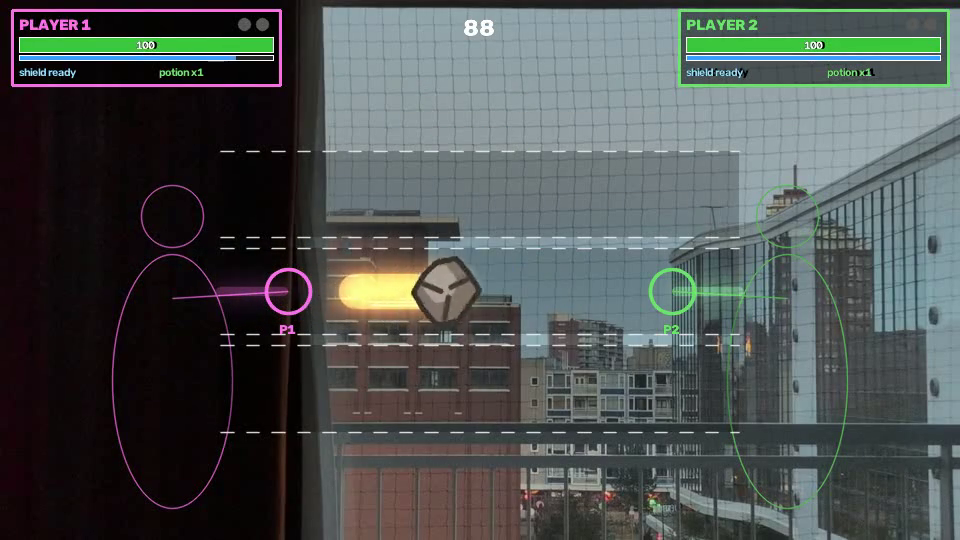
#> input picture frame 187 of game/simulated_game.mp4, 960 x 540 px, given in place of the camera
$ python camera_check.py
#> lines starting #> are read from the running program, lines starting #| are printed output that depends on the picture
"""How many pictures per second does the webcam really give? Tries a few modes for ~3 s each.
Nothing is shown or saved: it only counts frames.

    python camera_check.py              # camera 0
    python camera_check.py --camera 1

Many laptop webcams give only ~10 FPS at 1280x720 in the default (uncompressed YUYV) mode, and lower the frame rate
in a dim room to expose longer. MJPG (compressed) usually keeps 30 FPS. The fastest mode is the one to use in the game.
"""
import argparse
import time

import cv2

MODES = [("default", None, None), ("YUYV 640x480", "YUYV", (640, 480)), ("MJPG 640x480", "MJPG", (640, 480)),
         ("MJPG 1280x720", "MJPG", (1280, 720))]


def measure(index, fourcc, size, seconds=3.0):
#> called with index = 0, seconds = 3
    cap = cv2.VideoCapture(index, cv2.CAP_V4L2)
    if fourcc:
        cap.set(cv2.CAP_PROP_FOURCC, cv2.VideoWriter_fourcc(*fourcc))
    if size:
        cap.set(cv2.CAP_PROP_FRAME_WIDTH, size[0])
        cap.set(cv2.CAP_PROP_FRAME_HEIGHT, size[1])
    cap.set(cv2.CAP_PROP_FPS, 30)
    if not cap.isOpened() or not cap.read()[0]:
        cap.release()
        return None
    for _ in range(5):                                   # let auto exposure settle
        cap.read()
#> this loop made 5 passes
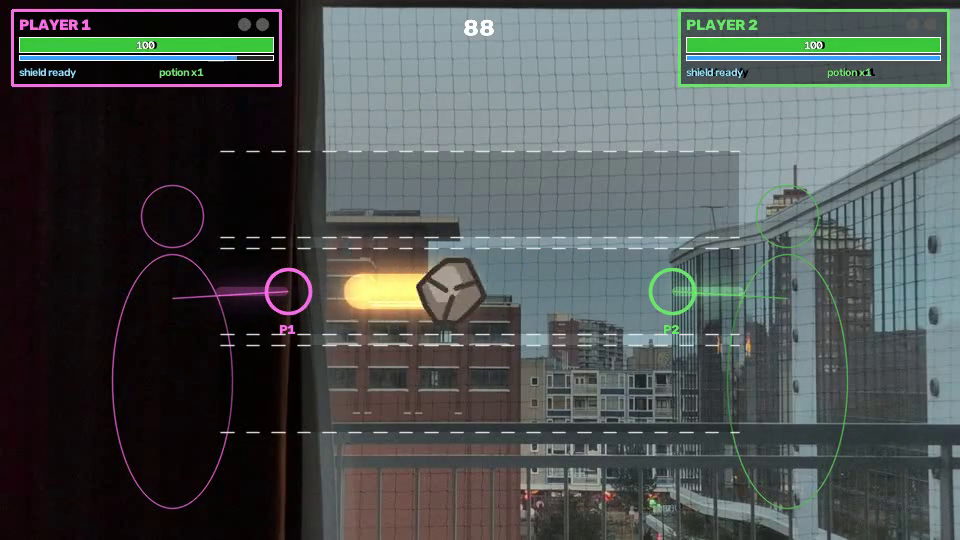
#> input picture frame 188 of game/simulated_game.mp4, 960 x 540 px, given in place of the camera
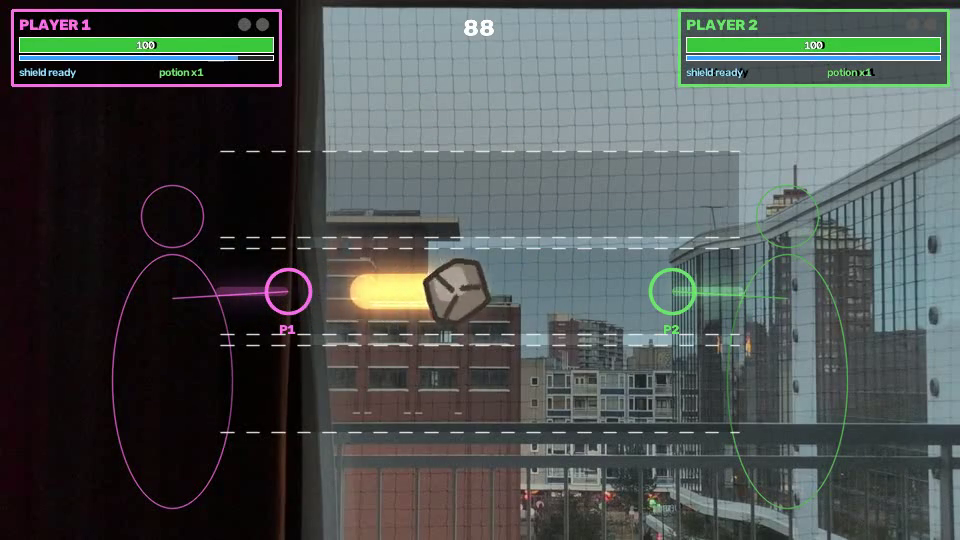
#> input picture frame 189 of game/simulated_game.mp4, 960 x 540 px, given in place of the camera
    got = int(cap.get(cv2.CAP_PROP_FOURCC))
#> got = 875967080
    real = "".join(chr((got >> 8 * i) & 0xFF) for i in range(4))
    w, h = int(cap.get(cv2.CAP_PROP_FRAME_WIDTH)), int(cap.get(cv2.CAP_PROP_FRAME_HEIGHT))
#> w = 960; h = 540
    n, t0, worst = 0, time.perf_counter(), 0.0
    while time.perf_counter() - t0 < seconds:
        t = time.perf_counter()
        ok, _ = cap.read()
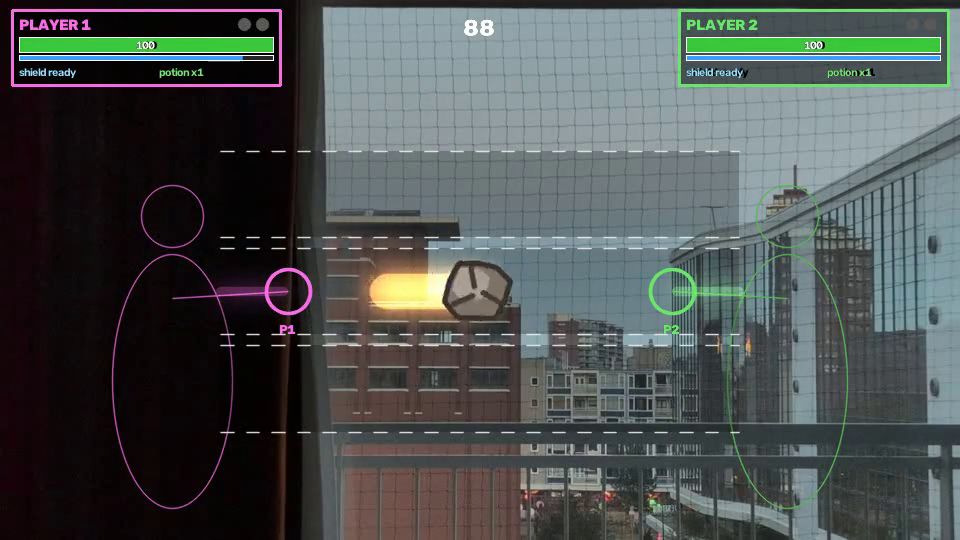
#> input picture frame 193 of game/simulated_game.mp4, 960 x 540 px, given in place of the camera
        worst = max(worst, time.perf_counter() - t)
        n += ok
#> n = 1
    fps = n / (time.perf_counter() - t0)
    cap.release()
    return real, w, h, fps, worst * 1000


def main():
    ap = argparse.ArgumentParser()
    ap.add_argument("--camera", type=int, default=0)
    args = ap.parse_args()
    print(f"{'mode asked':16s} {'mode got':16s} {'FPS':>6s} {'slowest read':>13s}")
    best = None
    for name, fourcc, size in MODES:
        r = measure(args.camera, fourcc, size)
        if r is None:
            print(f"{name:16s} could not open")
            continue
        real, w, h, fps, worst = r
        print(f"{name:16s} {real} {w}x{h:<9d} {fps:6.1f} {worst:10.0f} ms", flush=True)
        if best is None or fps > best[1] + 1 or (abs(fps - best[1]) <= 1 and w > best[2]):
            best = (name, fps, w)
    if best:
        print(f"\nfastest: {best[0]} ({best[1]:.0f} FPS)")
    from camera import Camera                                # the mode the game uses: fixed 30 ms exposure + gain
    cam = Camera(args.camera, fast=True)
    time.sleep(2.5)
    n0, t0 = cam.latest()[1], time.perf_counter()
    time.sleep(3.0)
    fps = (cam.latest()[1] - n0) / (time.perf_counter() - t0)
    frame = cam.latest()[0]
    bright = cv2.cvtColor(frame, cv2.COLOR_BGR2GRAY).mean() if frame is not None else float("nan")
    cam.release()
    print(f"game mode (MJPG, exposure 30 ms, gain {cam.gain:.0f}): {fps:.1f} FPS, mean brightness {bright:.0f}")


if __name__ == "__main__":
    main()

$ run again, starting later in the video
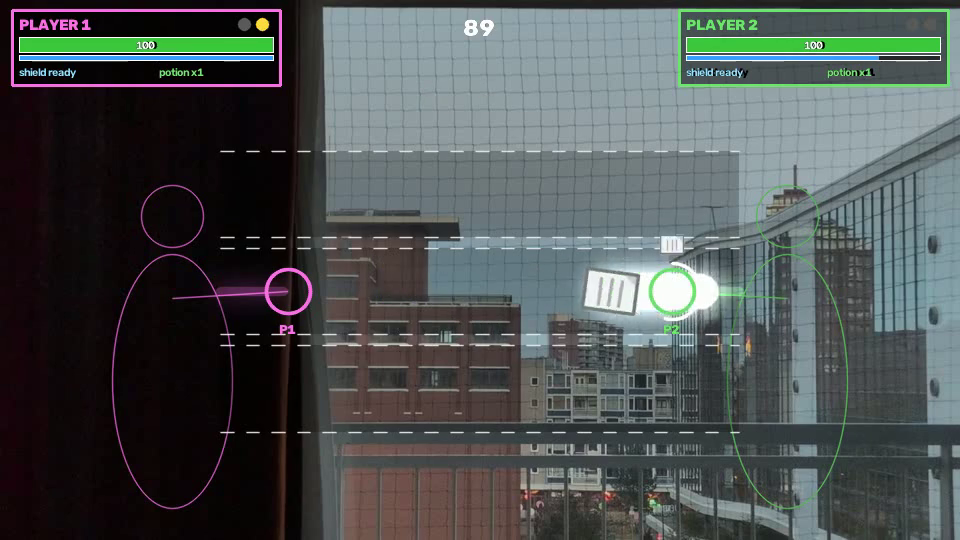
#> input picture frame 841 of game/simulated_game.mp4, 960 x 540 px, given in place of the camera
#> the loop in measure, `for _ in range(5):` made 5 passes
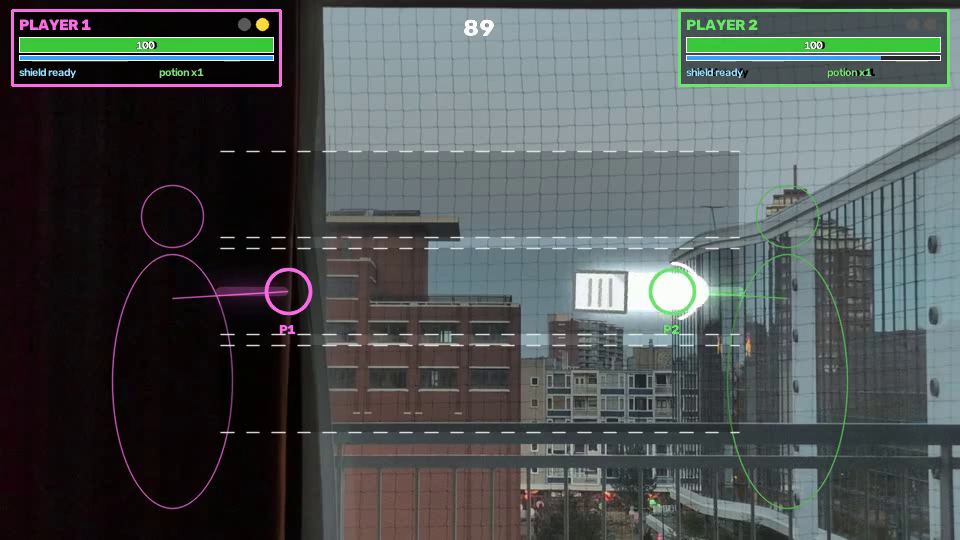
#> input picture frame 843 of game/simulated_game.mp4, 960 x 540 px, given in place of the camera
#> got = 875967080
#> w = 960; h = 540
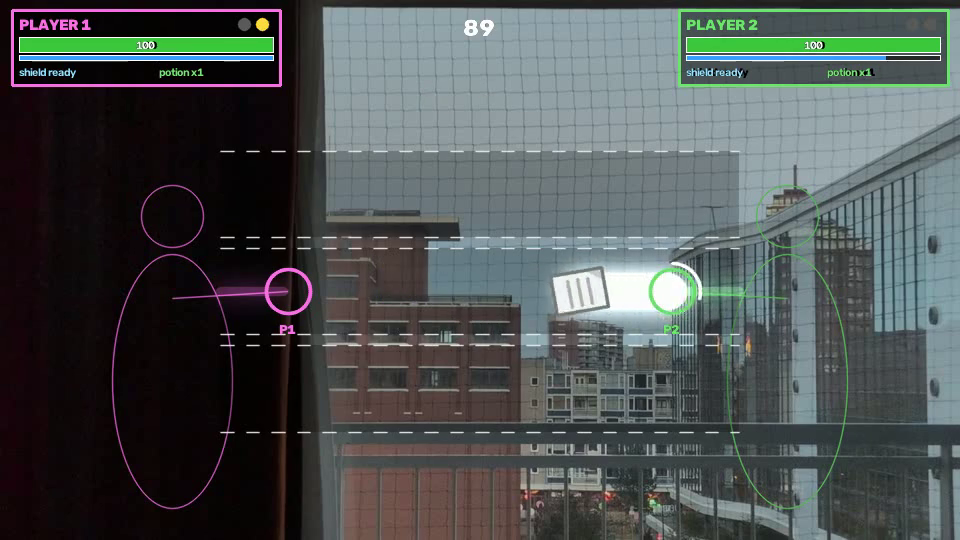
#> input picture frame 847 of game/simulated_game.mp4, 960 x 540 px, given in place of the camera
#> n = 1

$ run again, starting later in the video
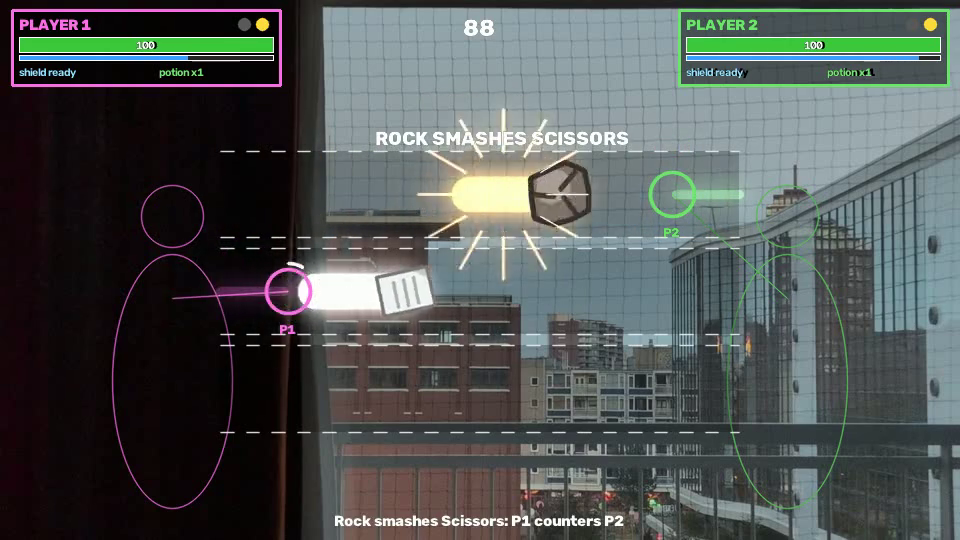
#> input picture frame 1496 of game/simulated_game.mp4, 960 x 540 px, given in place of the camera
#> the loop in measure, `for _ in range(5):` made 5 passes
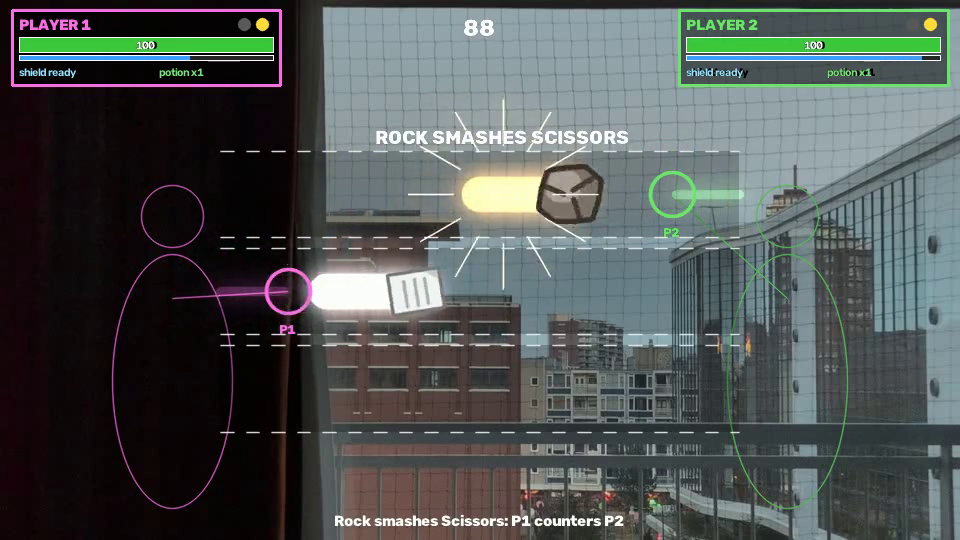
#> input picture frame 1498 of game/simulated_game.mp4, 960 x 540 px, given in place of the camera
#> got = 875967080
#> w = 960; h = 540
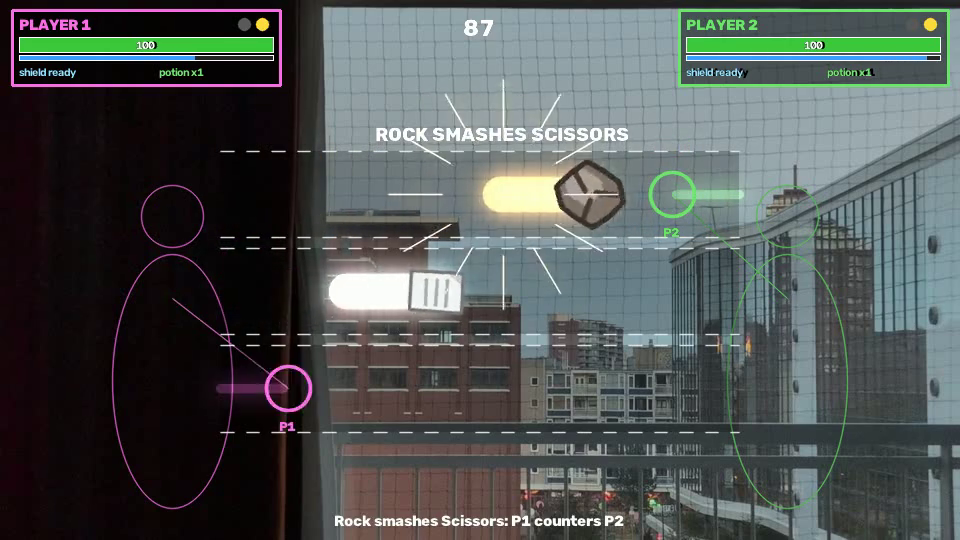
#> input picture frame 1502 of game/simulated_game.mp4, 960 x 540 px, given in place of the camera
#> n = 1
